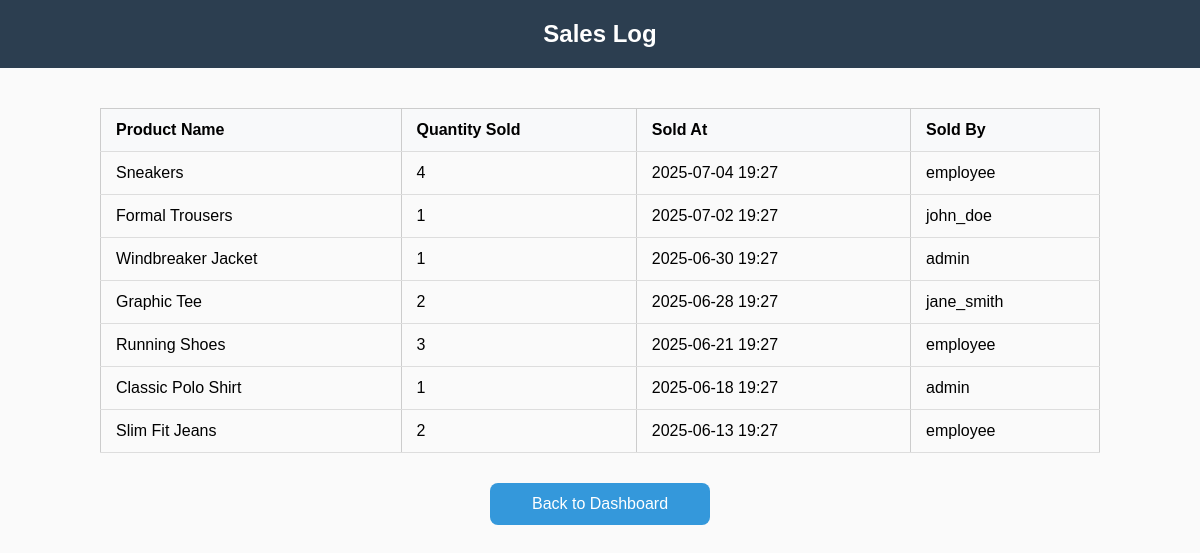
The app's page /view_sales.php (signed in) with its own data.
### tables this page shows
CREATE TABLE IF NOT EXISTS sales_log (
  idsales_log INT NOT NULL AUTO_INCREMENT,
  quantity INT,
  sold_at DATETIME,
  user_iduser INT NOT NULL,
  product_idproduct INT NOT NULL,
  PRIMARY KEY (idsales_log),
  FOREIGN KEY (user_iduser) REFERENCES user(iduser),
  FOREIGN KEY (product_idproduct) REFERENCES product(idproduct)
);

CREATE TABLE IF NOT EXISTS product (
  idproduct INT NOT NULL AUTO_INCREMENT,
  name VARCHAR(45),
  brand VARCHAR(45),
  category VARCHAR(45),
  size VARCHAR(45),
  color VARCHAR(45),
  price VARCHAR(45),
  quantity INT,
  low_stock_threshold INT,
  created_at DATETIME,
  updated_at DATETIME,
  status ENUM('pending', 'approved', 'rejected') DEFAULT 'pending',
  added_by INT,
  PRIMARY KEY (idproduct),
  FOREIGN KEY (added_by) REFERENCES user(iduser) 
);

CREATE TABLE IF NOT EXISTS user (
  iduser INT NOT NULL AUTO_INCREMENT,
  username VARCHAR(45) NOT NULL,
  password VARCHAR(255) NOT NULL,
  role ENUM('admin', 'employee') NOT NULL,
  status ENUM('active', 'inactive') DEFAULT 'active',
  join_date DATETIME DEFAULT CURRENT_TIMESTAMP,
  PRIMARY KEY (iduser)
);

### view_sales.php (the view, shortened to what this page needs)
<?php
require_once 'db_connect.php';
$sales = $conn->query("
    SELECT
        s.quantity,
        s.sold_at,
        u.username,
        p.name AS product_name
    FROM sales_log s
    JOIN user u ON s.user_iduser = u.iduser
    JOIN product p ON s.product_idproduct = p.idproduct
    ORDER BY s.sold_at DESC
");
?>
<!DOCTYPE html>
<html>
<head>
    <link rel="stylesheet" href="styles.css">
</head>
<body>
    <h2>Sales Log</h2>
    <div class="analytics-container">
        <table class="sales-table">
            <thead>
                <tr>
                    <th>Product Name</th>
                    <th>Quantity Sold</th>
                    <th>Sold At</th>
                    <th>Sold By</th>
                </tr>
            </thead>
            <tbody>
                <?php if ($sales->num_rows > 0): ?>
                    <?php while ($row = $sales->fetch_assoc()): ?>
                        <tr>
                            <td><?= htmlspecialchars($row['product_name']) ?></td>
                            <td><?= $row['quantity'] ?></td>
                            <td><?= date('Y-m-d H:i', strtotime($row['sold_at'])) ?></td>
                            <td><?= htmlspecialchars($row['username']) ?></td>
                        </tr>
                    <?php endwhile; ?>
                <?php else: ?>
                    <tr><td colspan="4">No sales recorded yet.</td></tr>
                <?php endif; ?>
            </tbody>
        </table>
        <div style="text-align: center; margin-top: 30px;">
            <button onclick="window.location.href='../dashboard.php'" class="logout-button">Back to Dashboard</button>
        </div>
    </div>
</body>
</html>

### styles.css (style rules this page uses)
body { font-family: Arial, sans-serif; background-color: #f3f4f6; margin: 0; padding: 0; text-align: center; }
h2 { background-color: #2c3e50; color: white; padding: 20px 0; margin: 0; }
button { display: block; width: 220px; margin: 12px auto; padding: 12px; background-color: #3498db; color: white; border: none; font-size: 16px; border-radius: 8px; cursor: pointer; transition: background-color 0.3s ease; }
.analytics-container { max-width: 1000px; margin: 0 auto; padding: 20px; }
table { width: 100%; border-collapse: collapse; margin-bottom: 30px; }
th, td { padding: 12px 15px; text-align: left; border-bottom: 1px solid #ddd; }
th { background-color: #f8f9fa; font-weight: bold; }
.sales-table { width: 100%; border-collapse: collapse; margin-top: 20px; }
.sales-table th, .sales-table td { padding: 12px 15px; border-bottom: 1px solid #ddd; text-align: left; }
.sales-table th { background-color: #f8f9fa; font-weight: bold; }
body { font-family: Arial, sans-serif; }
h2 { text-align: center; }
table { margin: 20px auto; border-collapse: collapse; width: 90%; }
th, td { padding: 10px; border: 1px solid #ccc; text-align: center; }
body { font-family: Arial, sans-serif; background-color: #fafafa; }
table { width: 90%; margin: 20px auto; border-collapse: collapse; }
th { background-color: #f0f0f0; }

### records on screen
sales_log: product_idproduct.name "Sneakers", quantity "4", sold_at "2025-07-04 19:27", user_iduser.username "employee"
sales_log: product_idproduct.name "Formal Trousers", quantity "1", sold_at "2025-07-02 19:27", user_iduser.username "john_doe"
sales_log: product_idproduct.name "Windbreaker Jacket", quantity "1", sold_at "2025-06-30 19:27", user_iduser.username "admin"
sales_log: product_idproduct.name "Graphic Tee", quantity "2", sold_at "2025-06-28 19:27", user_iduser.username "jane_smith"
sales_log: product_idproduct.name "Running Shoes", quantity "3", sold_at "2025-06-21 19:27", user_iduser.username "employee"
sales_log: product_idproduct.name "Classic Polo Shirt", quantity "1", sold_at "2025-06-18 19:27", user_iduser.username "admin"
sales_log: product_idproduct.name "Slim Fit Jeans", quantity "2", sold_at "2025-06-13 19:27", user_iduser.username "employee"
